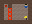

A 2D game scene composited from a Tiled map and its tileset images. What follows is a short description and the map's XML, with every tile layer's data as written:
An orthogonal 8x6 tile map with 4x4 px tiles, 2 tile layers (floor, surface).

<map version="1.10" tiledversion="1.10.2" orientation="orthogonal" renderorder="right-down" width="8" height="6" tilewidth="4" tileheight="4" infinite="0" nextlayerid="3" nextobjectid="1">
 <editorsettings>
  <export target="../resources/levels/level2.csv" format="csv" />
 </editorsettings>
 <tileset firstgid="1" source="tiles/sokotiles.tsx" />
 <layer id="1" name="floor" width="8" height="6">
  <data encoding="csv">
1,1,1,1,1,1,1,1,
1,5,1,1,1,1,1,1,
1,1,1,1,1,1,1,1,
1,1,1,1,1,1,1,1,
1,1,1,1,1,1,6,1,
1,1,1,1,1,1,1,1
</data>
 </layer>
 <layer id="2" name="surface" width="8" height="6">
  <data encoding="csv">
2,2,2,2,2,2,2,2,
2,0,2,0,0,0,3,2,
2,0,4,0,0,0,0,2,
2,0,4,0,0,0,0,2,
2,0,4,0,0,0,0,2,
2,2,2,2,2,2,2,2
</data>
 </layer>
</map>